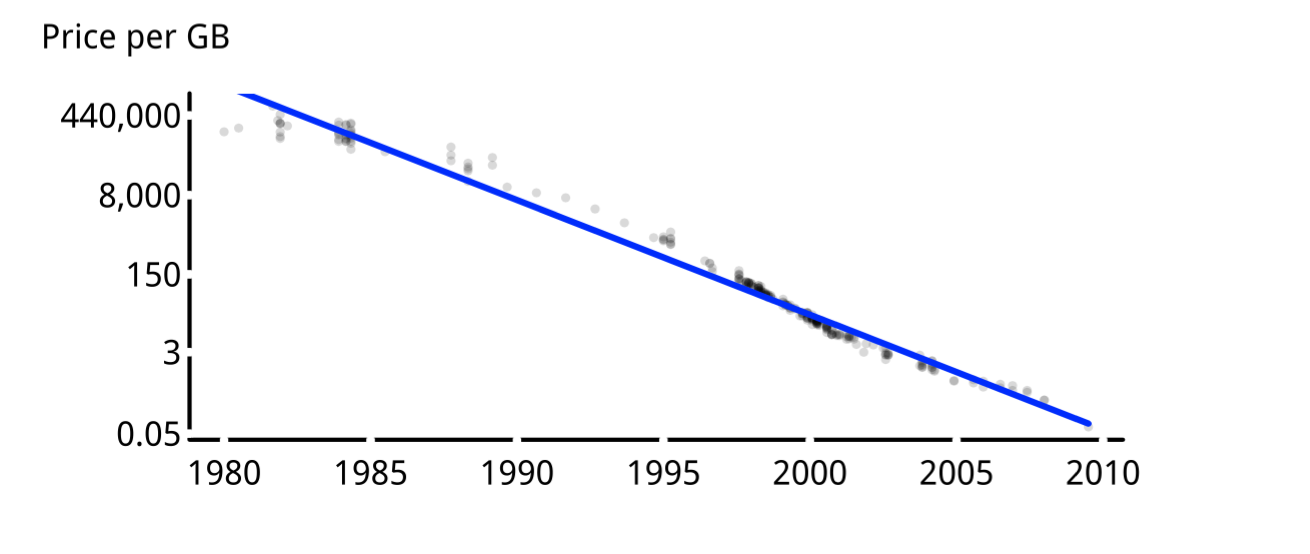

Source code (R):
# clear variables and close windows
rm(list = ls(all = TRUE))
graphics.off()

# set working directory
setwd("")
options(stringsAsFactors = FALSE)

hdd.l  = readRDS("hddreg.rds")
reg.lm = hdd.l$reg.lm
hdd.df = hdd.l$hdd.df

#pdf("CMBhddregp.pdf", width = 6.5, height = 2.8)

par(mar = c(3, 4.8, 2.5, 4.8))

plot(hdd.df$date, 
     log(hdd.df$per.GB),
     pch  = 16,
     cex  = 0.6,
     col  = adjustcolor("black", alpha.f = 0.15),
     bty  = 'l',
     xaxt = "n",
     yaxt = "n",
     xlab = "",
     ylab = "")

lines(hdd.df$date, 
      predict(reg.lm),
      lwd = 3, 
      lty = 1,
      col = "blue")

box(lwd = 2, 
    bty = 'l', 
    col = "black")

mtext("Price per GB", 
      side = 3,
      line = 0.9, 
      cex  = 1, 
      col  = "black",
      adj  = -0.2)

# axis Labels ticks
x.lab  = c("1980-01-01", "1985-01-01", "1990-01-01", "1995-01-01", "2000-01-01",
           "2005-01-01", "2010-01-01")
x.lab2 = c("1980", "1985", "1990", "1995", "2000", "2005", "2010")
x.at   = as.Date(x.lab, "%Y-%m-%d")

axis(side     = 1,
     at       = x.at,
     labels   = x.lab2,
     tick     = FALSE, 
     cex.lab  = 0.8, 
     line     = -0.7, 
     col.axis = "black")

y.lab  = c(0.05,  3,  150,  8000,  440000)
y.lab2 = c("0.05",  "3",  "150",  "8,000",  "440,000")
y.at   = log(y.lab)

axis(side     = 2, 
     at       = y.at,
     labels   = y.lab2,
     tick     = FALSE, 
     cex.lab  = 0.8, 
     line     = -0.8, 
     col.axis = "black",
     las      = 1)

usr  = par("usr")
segments(x.at, 
         usr[3], 
         x.at,
         usr[3] - ((usr[4] - usr[3]) * 0.005), 
         lwd  = 4,
         lend = 2,
         col  = "white", 
         xpd  = TRUE)

segments(usr[1]+10, 
         y.at,
         usr[1] - ((usr[2] - usr[1]) * 0.005), 
         y.at,
         lwd  = 4,
         lend = 2,
         col  = "white", 
         xpd  = TRUE)

#dev.off()
